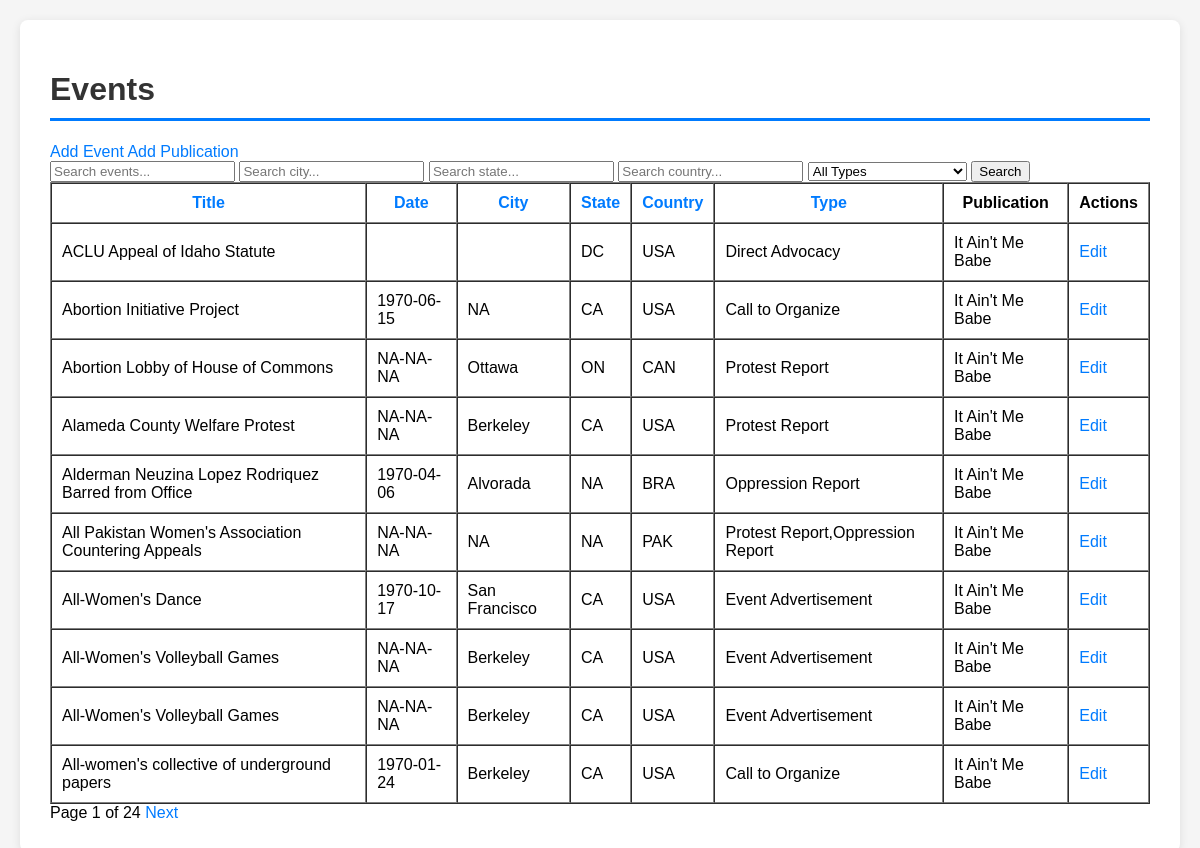
Before: / with the older database file.
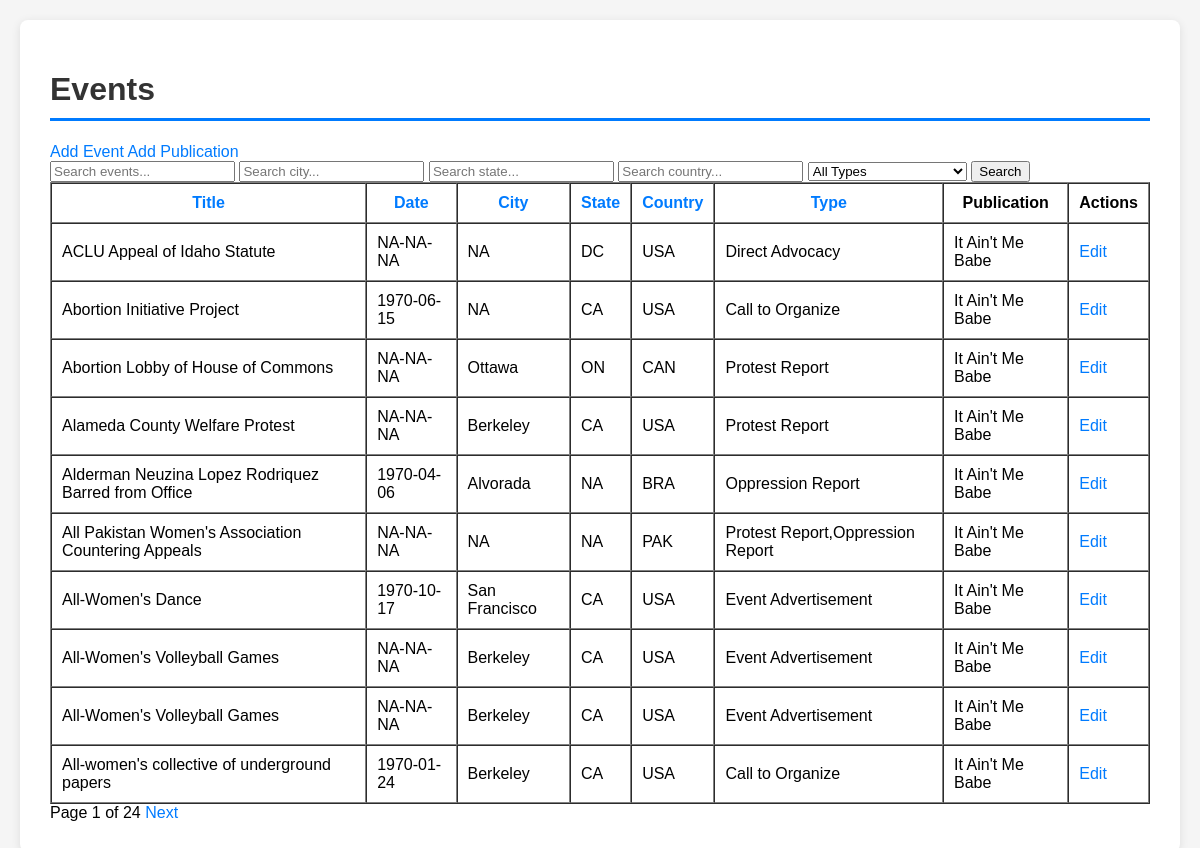
After: the same page with the newer database file.
### tables this page shows
CREATE TABLE events (
    event_id INTEGER PRIMARY KEY AUTOINCREMENT, -- Unique ID for each event
    event_title TEXT NOT NULL,                  -- Title of the event
    event_date DATE,                            -- Date of the event
    description TEXT,                           -- Description of the event
    city TEXT,                                  -- City where the event occurred
    state TEXT,                                 -- State where the event occurred
    country TEXT,                               -- Country where the event occurred
    location TEXT,                              -- Specific location of the event (e.g., venue name)
    address TEXT,                               -- Street address of the event
    event_type TEXT,                            -- Type of event (e.g., conference, workshop)
    publication_id INTEGER,                     -- Foreign key to publications table
    source_publication TEXT,                    -- Source publication for the event if reprinted
    FOREIGN KEY (publication_id) REFERENCES publications (pub_id)
);

CREATE TABLE publications (
    pub_id INTEGER PRIMARY KEY AUTOINCREMENT, -- Unique ID for each publication
    pub_title TEXT NOT NULL,                 -- Title of the publication
    volume INTEGER NOT NULL,                 -- Volume number
    issue_number INTEGER NOT NULL,           -- Issue number within the volume
    issue_date DATE,                         -- Full issue date (year, month, day)
    volume_title TEXT,                       -- Title of the volume (if applicable)
    author_org TEXT,                         -- Author or organization responsible for the publication
    location TEXT                            -- Location associated with the publication
);

### DatabaseFlask/app.py (the view)
@app.route('/')
def index():
    search = request.args.get('search', '').strip()
    sort = request.args.get('sort', 'event_title')  # Default sort by event_title
    order = request.args.get('order', 'asc')  # Default order is ascending
    city_filter = request.args.get('city', '').strip()
    state_filter = request.args.get('state', '').strip()
    event_type_filter = request.args.get('event_type', '').strip()
    page = int(request.args.get('page', 1))
    per_page = 10  # Number of events per page
    offset = (page - 1) * per_page  # Calculate the offset for the SQL query
    query = '''
        SELECT e.event_id, e.event_title, e.event_date, e.city, e.state, e.country, e.event_type,
               e.description, e.location, e.address, e.source_publication,
               p.pub_title AS publication_title, p.volume AS volume_number,
               p.issue_number AS issue_number
        FROM events e
        LEFT JOIN publications p ON e.publication_id = p.pub_id
        WHERE 1=1
    '''
    params = []
    if search:
        query += " AND (e.event_title LIKE ? OR e.description LIKE ?)"
        params.extend([f"%{search}%", f"%{search}%"])
    if city_filter:
        query += " AND e.city LIKE ?"
        params.append(f"%{city_filter}%")
    if state_filter:
        query += " AND e.state LIKE ?"
        params.append(f"%{state_filter}%")
    if event_type_filter:
        query += " AND e.event_type = ?"
        params.append(event_type_filter)
    if request.args.get('country', '').strip():
        country_filter = request.args.get('country', '').strip()
        query += " AND e.country LIKE ?"
        params.append(f"%{country_filter}%")
    if sort in ['event_title', 'event_date', 'city', 'state', 'event_type']:
        query += f" ORDER BY {sort} {order.upper()}"
    query += " LIMIT ? OFFSET ?"
    params.extend([per_page, offset])
    conn = get_db_connection()
    events = conn.execute(query, params).fetchall()
    total_query = "SELECT COUNT(*) FROM events e WHERE 1=1"
    if search:
        total_query += " AND (e.event_title LIKE ? OR e.description LIKE ?)"
    if city_filter:
        total_query += " AND e.city LIKE ?"
    if state_filter:
        total_query += " AND e.state LIKE ?"
    if event_type_filter:
        total_query += " AND e.event_type = ?"
    total_events = conn.execute(total_query, params[:-2]).fetchone()[0]  # Exclude LIMIT and OFFSET params
    conn.close()
    total_pages = (total_events + per_page - 1) // per_page  # Round up division
    return render_template(
        'index.html',
        events=events,
        page=page,
        total_pages=total_pages,
        search=search,
        sort=sort,
        order=order,
        city_filter=city_filter,
        state_filter=state_filter,
        event_type_filter=event_type_filter
    )

### DatabaseFlask/app.py (called while the page is built)
def get_db_connection():
    conn = sqlite3.connect(DB_PATH)
    conn.row_factory = sqlite3.Row  # This allows us to access columns by name like row['title']
    return conn

### DatabaseFlask/templates/index.html (shortened to what this page needs)
{% extends "base.html" %}
{% block content %}
<h1>Events</h1>
<div class="navigation">
    <a href="{{ url_for('add_event') }}" class="btn">Add Event</a>
    <a href="{{ url_for('add_publication') }}" class="btn">Add Publication</a>
</div>
<form method="GET" action="{{ url_for('index') }}">
    <input type="text" name="search" placeholder="Search events..." value="{{ search }}">
    <input type="text" name="city" placeholder="Search city..." value="{{ city_filter }}">
    <input type="text" name="state" placeholder="Search state..." value="{{ state_filter }}">
    <input type="text" name="country" placeholder="Search country..." value="{{ request.args.get('country', '') }}">
    <select name="event_type">
        <option value="">All Types</option>
    </select>
    <button type="submit">Search</button>
</form>
<table border="1" cellpadding="10" cellspacing="0">
    <thead>
        <tr>
            <th><a href="{{ url_for('index', sort='event_title', order='asc' if order == 'desc' else 'desc') }}">Title</a></th>
            <th><a href="{{ url_for('index', sort='event_date', order='asc' if order == 'desc' else 'desc') }}">Date</a></th>
            <th><a href="{{ url_for('index', sort='city', order='asc' if order == 'desc' else 'desc') }}">City</a></th>
            <th><a href="{{ url_for('index', sort='state', order='asc' if order == 'desc' else 'desc') }}">State</a></th>
            <th><a href="{{ url_for('index', sort='country', order='asc' if order == 'desc' else 'desc') }}">Country</a></th>
            <th><a href="{{ url_for('index', sort='event_type', order='asc' if order == 'desc' else 'desc') }}">Type</a></th>
            <th>Publication</th>
            <th>Actions</th>
        </tr>
    </thead>
    <tbody>
        {% for event in events %}
        <tr>
            <td>{{ event.event_title }}</td>
            <td>{{ event.event_date }}</td>
            <td>{{ event.city }}</td>
            <td>{{ event.state }}</td>
            <td>{{ event.country }}</td>
            <td>{{ event.event_type }}</td>
            <td>{{ event.publication_title }}</td>
            <td>
                <a href="{{ url_for('edit_record', record_type='event', record_id=event.event_id) }}" class="btn">Edit</a>
            </td>
        </tr>
        {% endfor %}
    </tbody>
</table>
<div class="pagination">
    <span>Page {{ page }} of {{ total_pages }}</span>
    {% if page < total_pages %}
    <a href="{{ url_for('index', page=page+1, search=search, sort=sort, order=order, city=city_filter, state=state_filter, event_type=event_type_filter) }}">Next</a>
    {% endif %}
</div>
{% endblock %}

### DatabaseFlask/templates/base.html (shortened to what this page needs)
<!DOCTYPE html>
<html lang="en">
<head>
</head>
<body>
    <div class="container">
        {% block content %}{% endblock %}
    </div>
</body>
</html>

### DatabaseFlask/templates/base.html (style rules this page uses)
body { font-family: Arial, sans-serif; max-width: 1200px; margin: 0 auto; padding: 20px; background-color: #f5f5f5; }
.container { background-color: white; padding: 30px; border-radius: 8px; box-shadow: 0 2px 10px rgba(0,0,0,0.1); }
h1 { color: #333; border-bottom: 3px solid #007bff; padding-bottom: 10px; }
a { color: #007bff; text-decoration: none; }

Changed rows visible on the page:
changed events "ACLU Appeal of Idaho Statute": event_date (not shown) → "NA-NA-NA"; city (not shown) → "NA"
